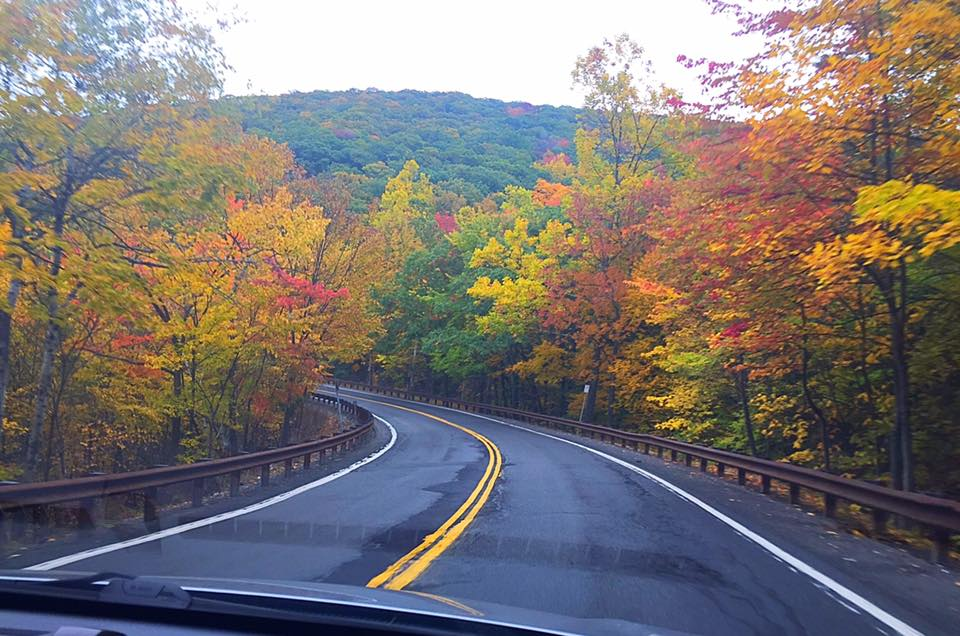
//> input picture data/fall.jpg, 960 x 636 px
$ ./main   (built with g++ and OpenCV 4)
//> lines starting //> are read from the running program, lines starting //| are printed output that depends on the picture
//> further down, image is the input picture: 636 rows x 960 cols, CV_8UC3; mean B, G, R 114.5, 116.6, 123.6
### Cartoon/cartoon.hpp
/*
* cartoon.hpp
*
*  Created on : Jan 18, 2013
* Author : pavel
*/

#ifndef CARTOON_HPP_
#define CARTOON_HPP_

#include <opencv2/opencv.hpp>

void cartoonifyImage(cv::Mat const& from, cv::Mat& to);


#endif /* CARTOON_HPP_ */

### Cartoon/stdafx.h
// stdafx.h : include file for standard system include files,
// or project specific include files that are used frequently, but
// are changed infrequently
//

#pragma once

#include "targetver.h"

#include <stdio.h>
#include <tchar.h>


// TODO: reference additional headers your program requires here

### Cartoon/cartoon.cpp
/*
* cartoon.cpp
*
*  Created on: Jan 18, 2013
*      Author: pavel
*/

#include "stdafx.h"
#include "cartoon.hpp"


using namespace cv;

void cartoonifyImage(cv::Mat const& from, cv::Mat& to)
{
	//to = from;
	Mat gray;
	cvtColor(from, gray, CV_BGR2GRAY);
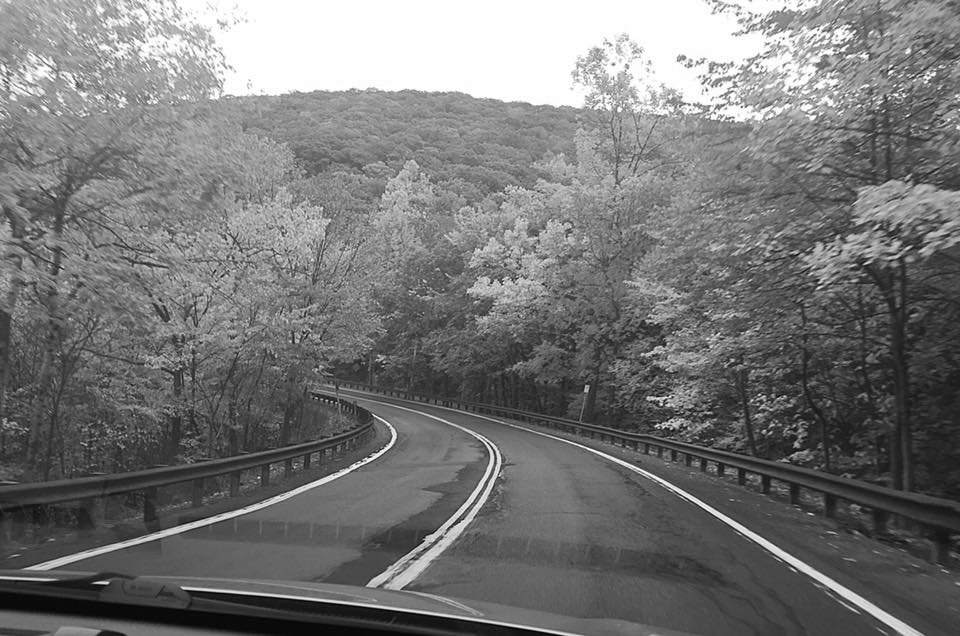
//> gray: 636 rows x 960 cols, CV_8UC1; min 4, max 255, mean 118.5
	const int MBFS = 7;
	medianBlur(gray, gray, MBFS);
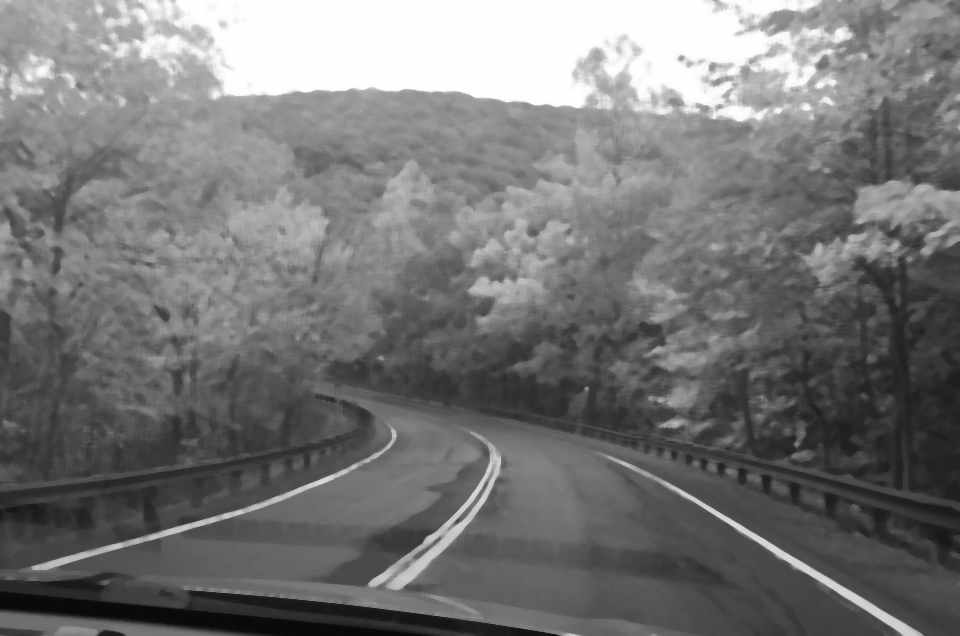
//> gray: 636 rows x 960 cols, CV_8UC1; min 8, max 255, mean 117.9

	Mat edges;
	const int LFS = 5;
	Laplacian(gray, edges, CV_8U, LFS);
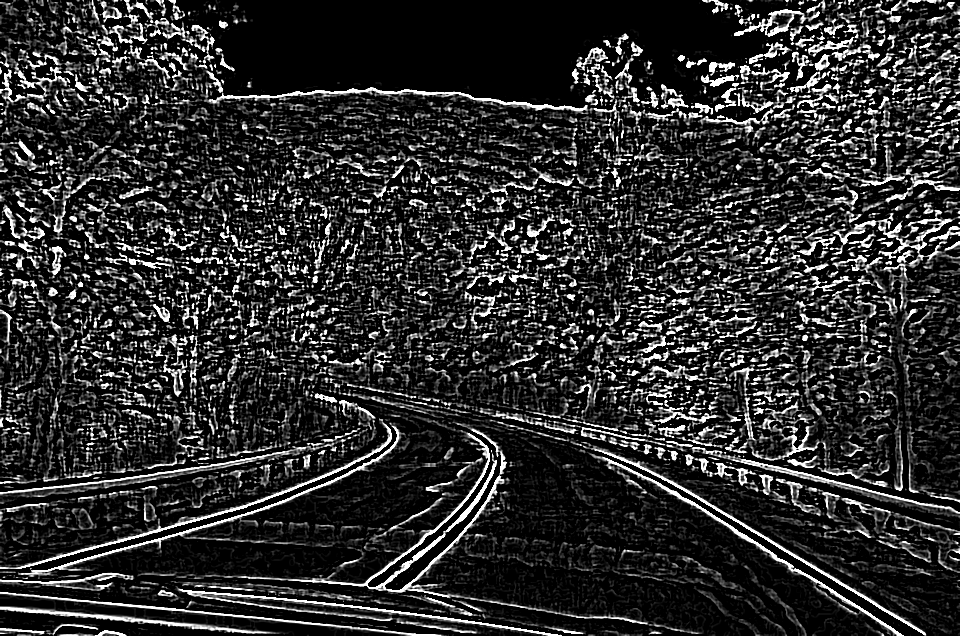
//> edges: 636 rows x 960 cols, CV_8UC1; min 0, max 255, mean 45.9

	Mat mask;
	const int ET = 80;
	threshold(edges, mask, 80, 255, THRESH_BINARY_INV);
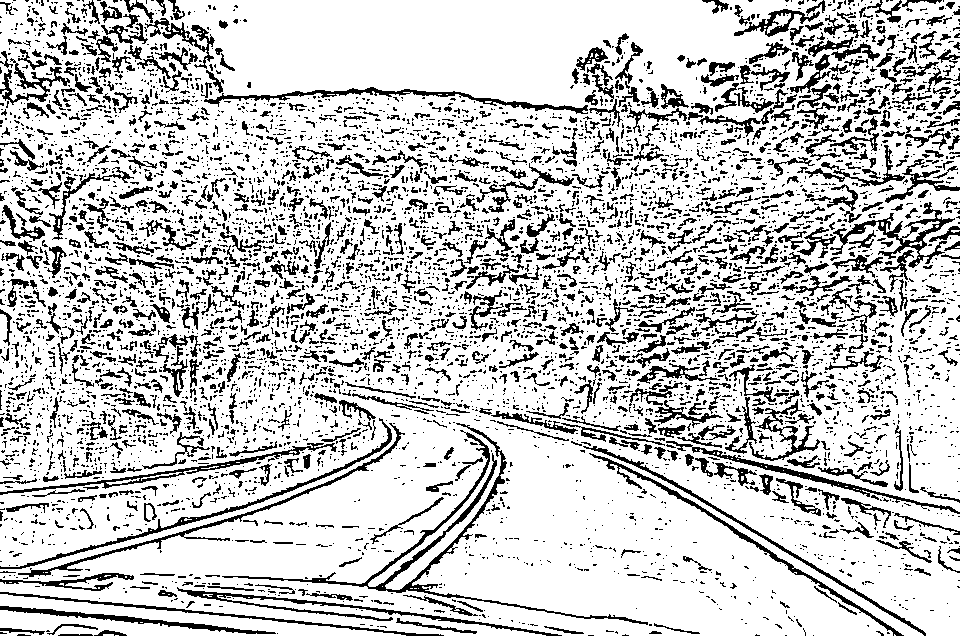
//> mask: 636 rows x 960 cols, CV_8UC1; 78.6% white; black in thin lines or dots

	Size size = from.size();
//> size = Size(960, 636)
	Size smallSize(size.width / 2, size.height / 2);
//> smallSize = Size(480, 318)

	Mat small(smallSize, CV_8UC3);
	resize(from, small, smallSize, 0, 0, INTER_LINEAR);
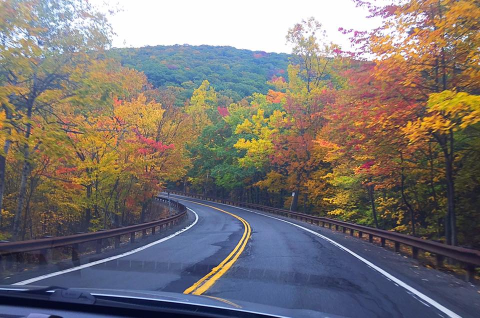
//> small: 318 rows x 480 cols, CV_8UC3; mean B, G, R 114.6, 116.7, 123.7

	Mat tmp(smallSize, CV_8UC3);
	const int ksize = 9;
	const double sigmaCol = 9;
	const double sigmaSpace = 7;
	const int rep = 7;
	for (int i = 0; i < rep; ++i)
	{
		bilateralFilter(small, tmp, ksize, sigmaCol, sigmaSpace);
		bilateralFilter(tmp, small, ksize, sigmaCol, sigmaSpace);
	}

	Mat big;
	resize(small, big, size, 0, 0, INTER_LINEAR);
	to.setTo(0);
//> to: 636 rows x 960 cols, CV_8UC3; every value is 0
	big.copyTo(to, mask);
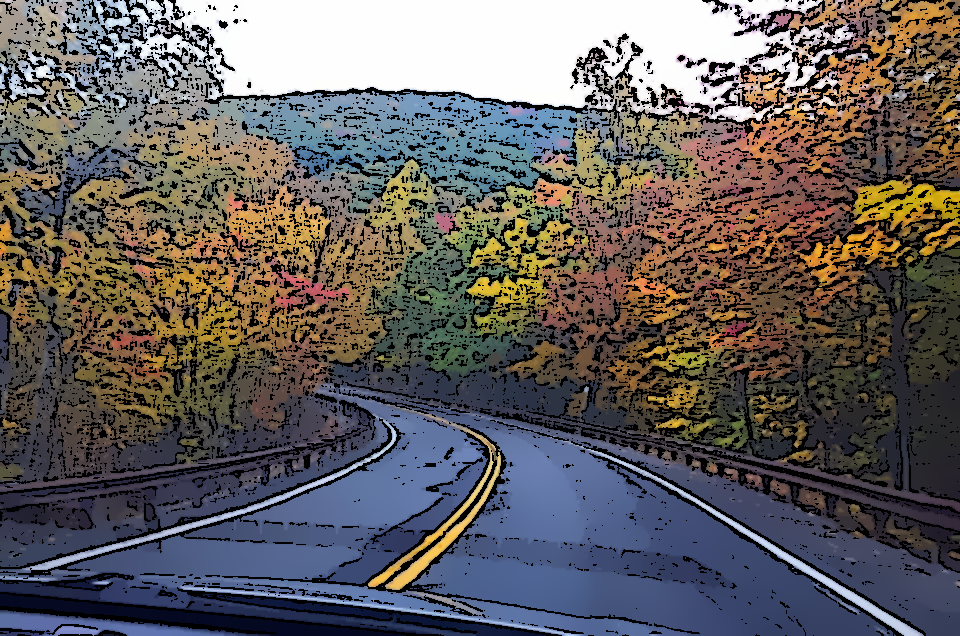
//> to: 636 rows x 960 cols, CV_8UC3; mean B, G, R 93.7, 94.7, 99.3

	//	to = small;
}

### Cartoon/main.cpp
#include "stdafx.h"
#include <opencv2/opencv.hpp>
#include <iostream>
#include <stdio.h>

#include "cartoon.hpp"
#include "stdafx.h"

using namespace cv;

int main(int argc, char **argv)
{
	Mat image = imread("../data/fall.jpg");
	cartoonifyImage(image, image);
	imshow("Cartoon image", image);
	waitKey();
}
